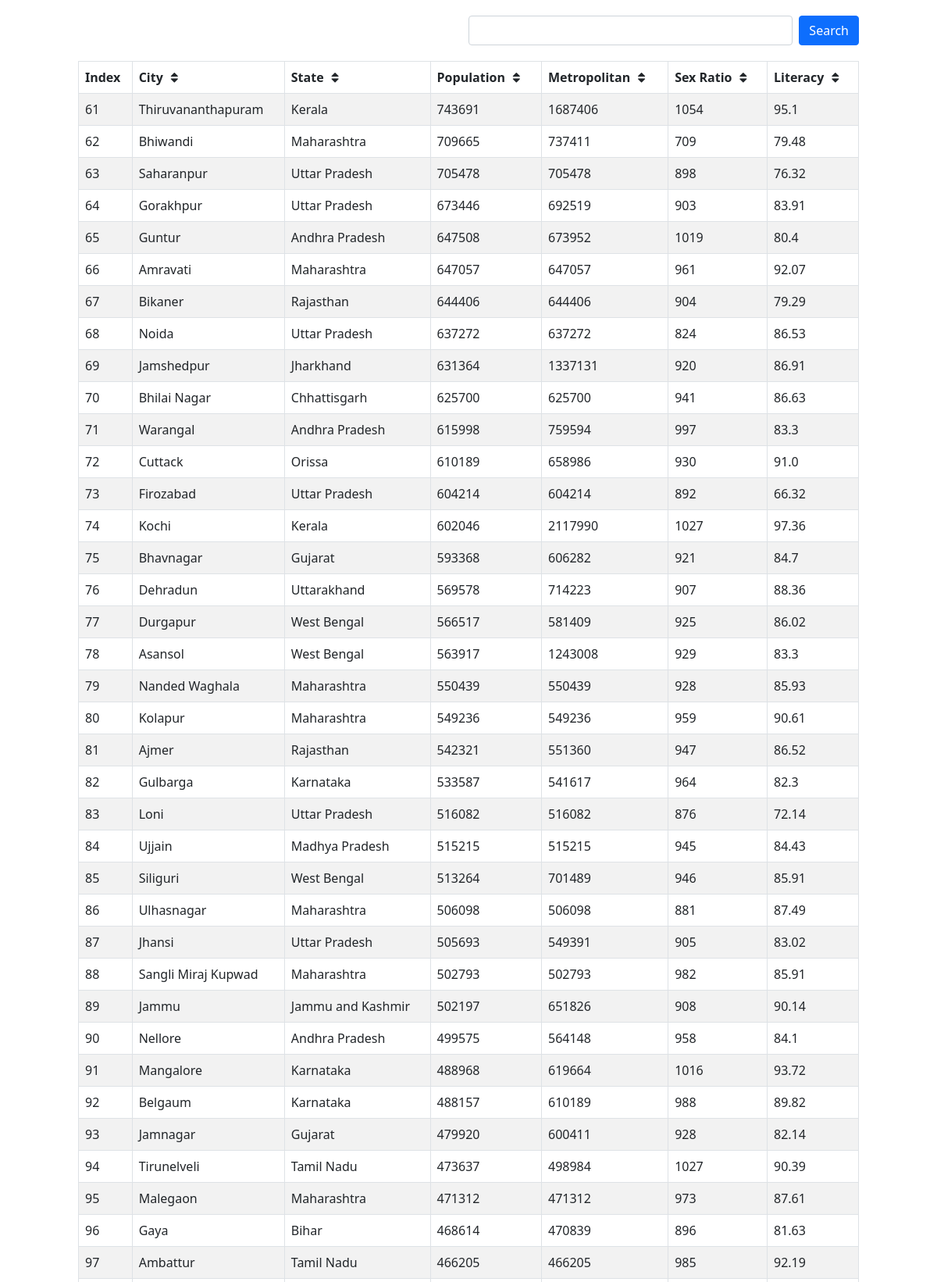
Screenshot of /example/cities?&page=2 (upper part) with the database file from the repository.
### demoapp/models.py (models this page shows)
class City(models.Model):
    city=models.CharField(max_length=64)
    state=models.CharField(max_length=64)
    population=models.IntegerField()
    metropolitan=models.IntegerField()
    sex_ratio=models.IntegerField()
    literacy=models.FloatField()

### demoapp/views.py (the view)
# urls.py: path('example/cities', paginated_view)
def paginated_view(request):
    page = int(request.GET.get('page', 1))
    per_page = 60
    data = City.objects.all()
    if 'search' in request.GET:
        search = request.GET.get('search')
        data = data.filter(Q(city__icontains = search) | Q(state__icontains = search))
    if 'sortby' in request.GET:
        sort_by = request.GET.get('sortby').split(',')
        model_fields = [z.name for z in City._meta.get_fields()]
        sort_by = [z for z in sort_by if z.lstrip('-') in model_fields]
        data = data.order_by(*sort_by)
    N = len(data)
    page_count = math.ceil(N/per_page)
    start = (page-1)*per_page
    end = page*per_page
    data = data[start:end]
    for i, d in enumerate(data):
        d.index = start+i+1
    request_get = request.GET.copy()
    if 'page' in request_get:
        del request_get['page']
    context = {'cities': data,
            'current_page': page,
            'pages': list(range(1, page_count+1)),
            'page_count': page_count,
            'prev_page_number': page-1,
            'next_page_number': page+1,
            'page_url_prefix': request.path + '?' + urllib.parse.urlencode(request_get) + '&page='
            }
    return render(request, 'show_results.html', context)

### templates/show_results.html (shortened to what this page needs)
{% load static %}
<!DOCTYPE html>
<head>
  <link href={% static 'css/bootstrap.min.css' %} rel="stylesheet">
  <link href={% static 'css/mystyle.css' %} rel="stylesheet">
  <link href="//maxcdn.bootstrapcdn.com/font-awesome/4.1.0/css/font-awesome.min.css" rel="stylesheet">
</head>
<body>
  <div class="main-content conf-margin">
    <div class="d-flex my-search-bar">
      <input id="searchbox" type="text" class="form-control me-2">
      <button id="searchbtn" class="btn btn-primary">Search</button>
    </div>
    <div class="table-space">
      <table class="table table-bordered table-striped sortable">
        <thead>
          <tr>
            <th class="table-head">Index</th>
            <th class="table-head" onclick="sortTable('city')">City  <i id="icon_city" class="fa fa-fw fa-sort"></i></th>
            <th class="table-head" onclick="sortTable('state')">State  <i id="icon_state" class="fa fa-fw fa-sort"></i></th>
            <th class="table-head" onclick="sortTable('population')">Population  <i id="icon_population" class="fa fa-fw fa-sort"></i></th>
            <th class="table-head" onclick="sortTable('metropolitan')">Metropolitan  <i id="icon_metropolitan" class="fa fa-fw fa-sort"></i></th>
            <th class="table-head" onclick="sortTable('sex_ratio')">Sex Ratio  <i id="icon_sex_ratio" class="fa fa-fw fa-sort"></i></th>
            <th class="table-head" onclick="sortTable('literacy')">Literacy  <i id="icon_literacy" class="fa fa-fw fa-sort"></i></th>
          </tr>
        </thead>
        <tbody>
          {% for city in cities %}
          <tr>
            <td>{{city.index}}</td>
            <td>{{city.city}}</td>
            <td>{{city.state}}</td>
            <td>{{city.population}}</td>
            <td>{{city.metropolitan}}</td>
            <td>{{city.sex_ratio}}</td>
            <td>{{city.literacy}}</td>
          </tr>
          {% endfor %}
        </tbody>
      </table>
    </div>
  </div>
</body>

### static/css/mystyle.css (style rules this page uses)
.main-content { margin-top: 20px; margin-right: 100px; margin-right: 100px; margin-left: 100px; }
.my-search-bar { margin-left: 50%; }
.table-space { margin-top: 20px; }

### rows the page displays
City: index "61", city "Thiruvananthapuram", state "Kerala", population "743691", metropolitan "1687406", sex_ratio "1054", literacy "95.1"
City: index "62", city "Bhiwandi", state "Maharashtra", population "709665", metropolitan "737411", sex_ratio "709", literacy "79.48"
City: index "63", city "Saharanpur", state "Uttar Pradesh", population "705478", metropolitan "705478", sex_ratio "898", literacy "76.32"
City: index "64", city "Gorakhpur", state "Uttar Pradesh", population "673446", metropolitan "692519", sex_ratio "903", literacy "83.91"
City: index "65", city "Guntur", state "Andhra Pradesh", population "647508", metropolitan "673952", sex_ratio "1019", literacy "80.4"
City: index "66", city "Amravati", state "Maharashtra", population "647057", metropolitan "647057", sex_ratio "961", literacy "92.07"
City: index "67", city "Bikaner", state "Rajasthan", population "644406", metropolitan "644406", sex_ratio "904", literacy "79.29"
City: index "68", city "Noida", state "Uttar Pradesh", population "637272", metropolitan "637272", sex_ratio "824", literacy "86.53"
City: index "69", city "Jamshedpur", state "Jharkhand", population "631364", metropolitan "1337131", sex_ratio "920", literacy "86.91"
City: index "70", city "Bhilai Nagar", state "Chhattisgarh", population "625700", metropolitan "625700", sex_ratio "941", literacy "86.63"
City: index "71", city "Warangal", state "Andhra Pradesh", population "615998", metropolitan "759594", sex_ratio "997", literacy "83.3"
City: index "72", city "Cuttack", state "Orissa", population "610189", metropolitan "658986", sex_ratio "930", literacy "91.0"
City: index "73", city "Firozabad", state "Uttar Pradesh", population "604214", metropolitan "604214", sex_ratio "892", literacy "66.32"
City: index "74", city "Kochi", state "Kerala", population "602046", metropolitan "2117990", sex_ratio "1027", literacy "97.36"
City: index "75", city "Bhavnagar", state "Gujarat", population "593368", metropolitan "606282", sex_ratio "921", literacy "84.7"
City: index "76", city "Dehradun", state "Uttarakhand", population "569578", metropolitan "714223", sex_ratio "907", literacy "88.36"
City: index "77", city "Durgapur", state "West Bengal", population "566517", metropolitan "581409", sex_ratio "925", literacy "86.02"
City: index "78", city "Asansol", state "West Bengal", population "563917", metropolitan "1243008", sex_ratio "929", literacy "83.3"
City: index "79", city "Nanded Waghala", state "Maharashtra", population "550439", metropolitan "550439", sex_ratio "928", literacy "85.93"
City: index "80", city "Kolapur", state "Maharashtra", population "549236", metropolitan "549236", sex_ratio "959", literacy "90.61"
City: index "81", city "Ajmer", state "Rajasthan", population "542321", metropolitan "551360", sex_ratio "947", literacy "86.52"
City: index "82", city "Gulbarga", state "Karnataka", population "533587", metropolitan "541617", sex_ratio "964", literacy "82.3"
City: index "83", city "Loni", state "Uttar Pradesh", population "516082", metropolitan "516082", sex_ratio "876", literacy "72.14"
City: index "84", city "Ujjain", state "Madhya Pradesh", population "515215", metropolitan "515215", sex_ratio "945", literacy "84.43"
City: index "85", city "Siliguri", state "West Bengal", population "513264", metropolitan "701489", sex_ratio "946", literacy "85.91"
City: index "86", city "Ulhasnagar", state "Maharashtra", population "506098", metropolitan "506098", sex_ratio "881", literacy "87.49"
City: index "87", city "Jhansi", state "Uttar Pradesh", population "505693", metropolitan "549391", sex_ratio "905", literacy "83.02"
City: index "88", city "Sangli Miraj Kupwad", state "Maharashtra", population "502793", metropolitan "502793", sex_ratio "982", literacy "85.91"
City: index "89", city "Jammu", state "Jammu and Kashmir", population "502197", metropolitan "651826", sex_ratio "908", literacy "90.14"
City: index "90", city "Nellore", state "Andhra Pradesh", population "499575", metropolitan "564148", sex_ratio "958", literacy "84.1"
City: index "91", city "Mangalore", state "Karnataka", population "488968", metropolitan "619664", sex_ratio "1016", literacy "93.72"
City: index "92", city "Belgaum", state "Karnataka", population "488157", metropolitan "610189", sex_ratio "988", literacy "89.82"
City: index "93", city "Jamnagar", state "Gujarat", population "479920", metropolitan "600411", sex_ratio "928", literacy "82.14"
City: index "94", city "Tirunelveli", state "Tamil Nadu", population "473637", metropolitan "498984", sex_ratio "1027", literacy "90.39"
City: index "95", city "Malegaon", state "Maharashtra", population "471312", metropolitan "471312", sex_ratio "973", literacy "87.61"
City: index "96", city "Gaya", state "Bihar", population "468614", metropolitan "470839", sex_ratio "896", literacy "81.63"
City: index "97", city "Ambattur", state "Tamil Nadu", population "466205", metropolitan "466205", sex_ratio "985", literacy "92.19"
